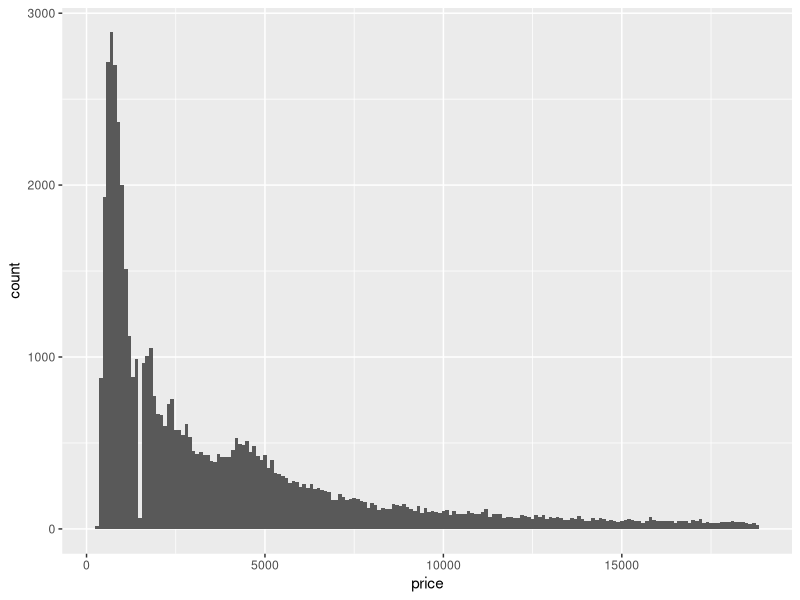
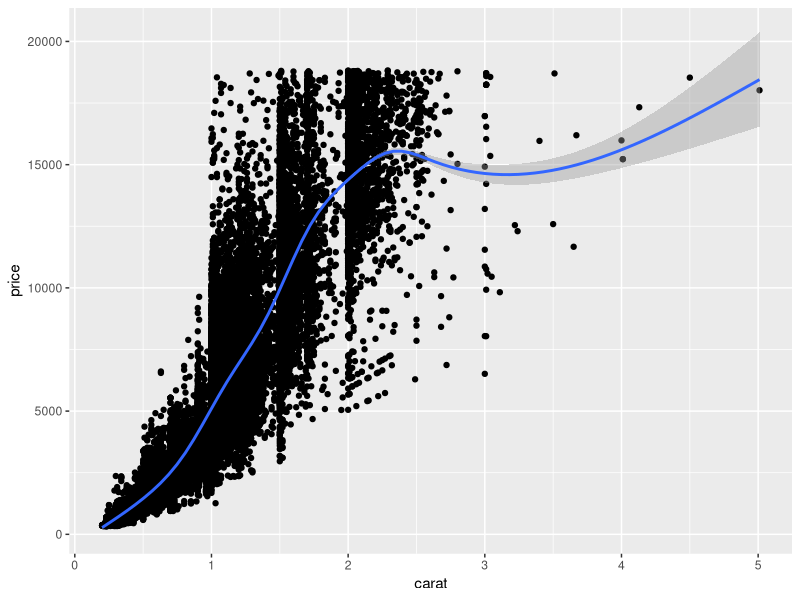
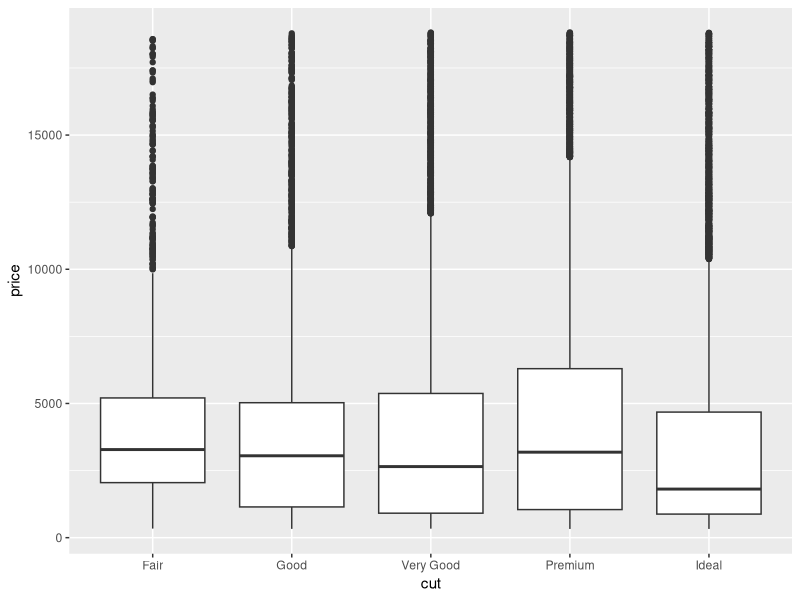
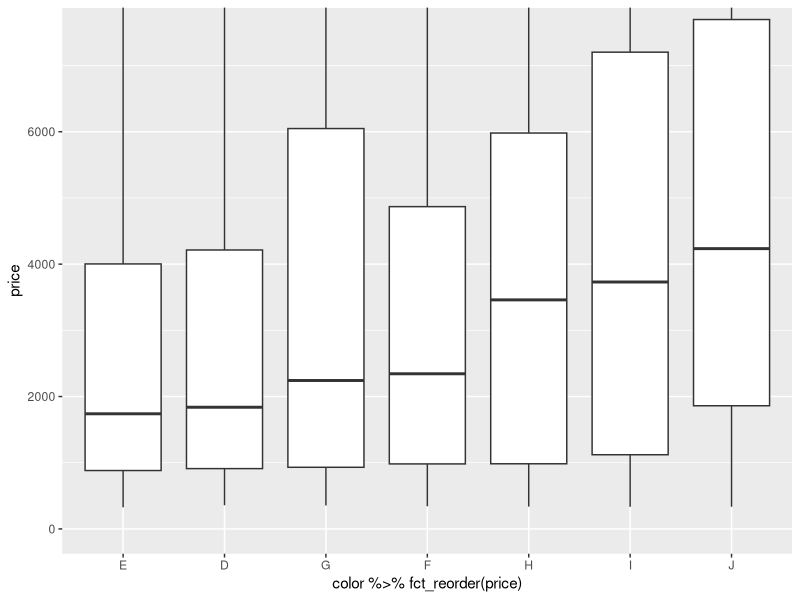
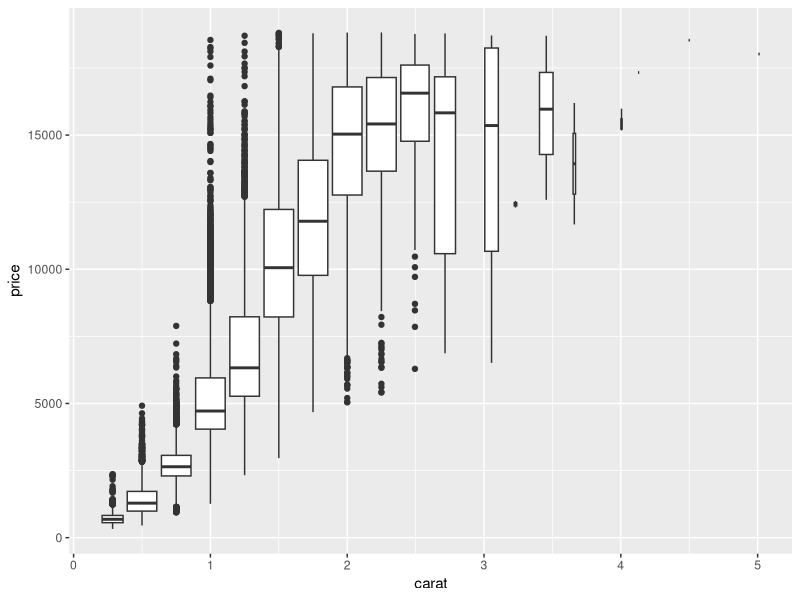
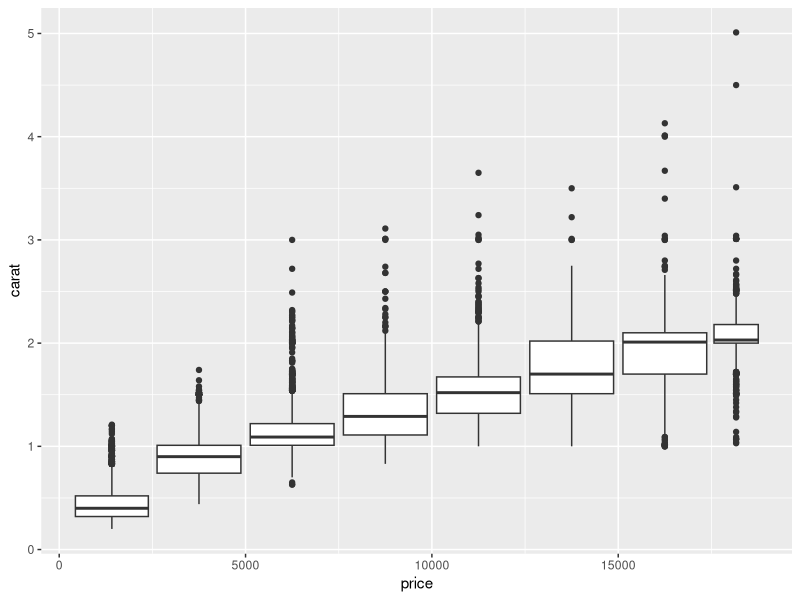
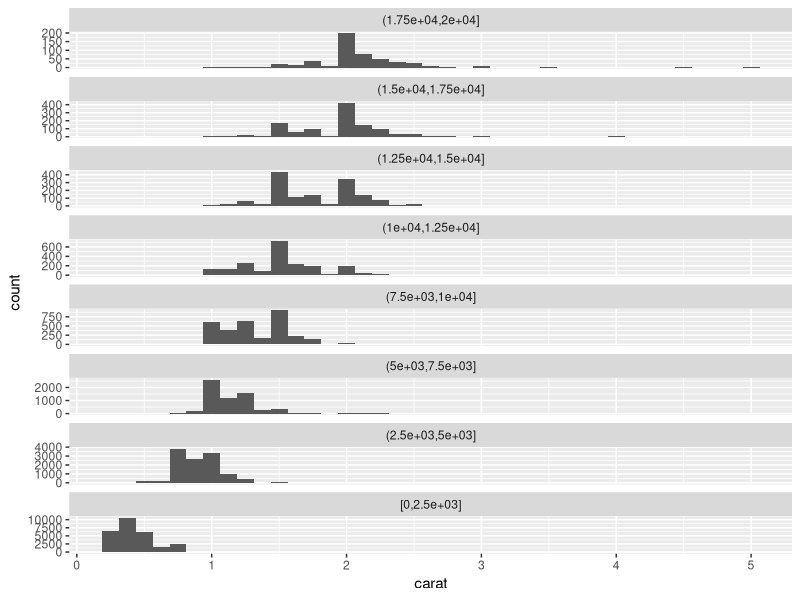

Reproduce these figures in R, in order.
library(tidyverse)

# Question 1: Explore the distribution of price. Do you discover anything unusual or surprising? (Hint: Carefully think about the binwidth and make sure you try a wide range of values.)

# visualize the distribution of a continuous variable with the geom_histogram() function.

ggplot(data = diamonds) + 
  geom_histogram(mapping = aes(x = price), binwidth = 100)

# The major of the price is among $0 to $5,000, probably around $1000, then the amount of products is declining while the price is rising.But there is a small spike at $ 5000.  

# Question 2: Which of the 4Cs (carat, cut, clarity, color) is most important for predicting the price of a diamond?
  
# It is designed to strengthen your ability to interpret variable relationships from plots.

ggplot(diamonds, aes(x = carat, y = price)) +
  geom_point() + 
  geom_smooth()

ggplot(diamonds, aes(x = cut, y = price)) +
  geom_boxplot()

ggplot(diamonds, aes(x = color %>% fct_reorder(price), y = price)) +
  geom_boxplot() + 
  coord_cartesian(ylim = c(0, 7500))

diamonds %>%
  ggplot(mapping = aes(x = carat, y = price)) +
  geom_boxplot(mapping = aes(group = cut_width(carat, .25)))


# Question 3: Plot the distribution of carat across various price bins using the geom_boxplot() and geom_histogram() functions. For the latter, leverage the facet_wrap() function.

# How would you describe the relationship between carat and price based on these visualizations?
  
diamonds %>%
  ggplot(mapping = aes(x = price, y = carat)) +
  geom_boxplot(
    mapping = aes(group = price %>% cut_width(width = 2500, center = 1250))
  )

diamonds %>%
  mutate(
    price_binned = price %>% 
      cut_width(width = 2500, center = 1250) %>% 
      fct_relevel(rev)
  ) %>% 
  ggplot(mapping = aes(x = carat)) +
  geom_histogram(binwidth = .125 , center = 0, show.legend = FALSE) +
  facet_wrap(~price_binned, scales = "free_y", ncol = 1)
